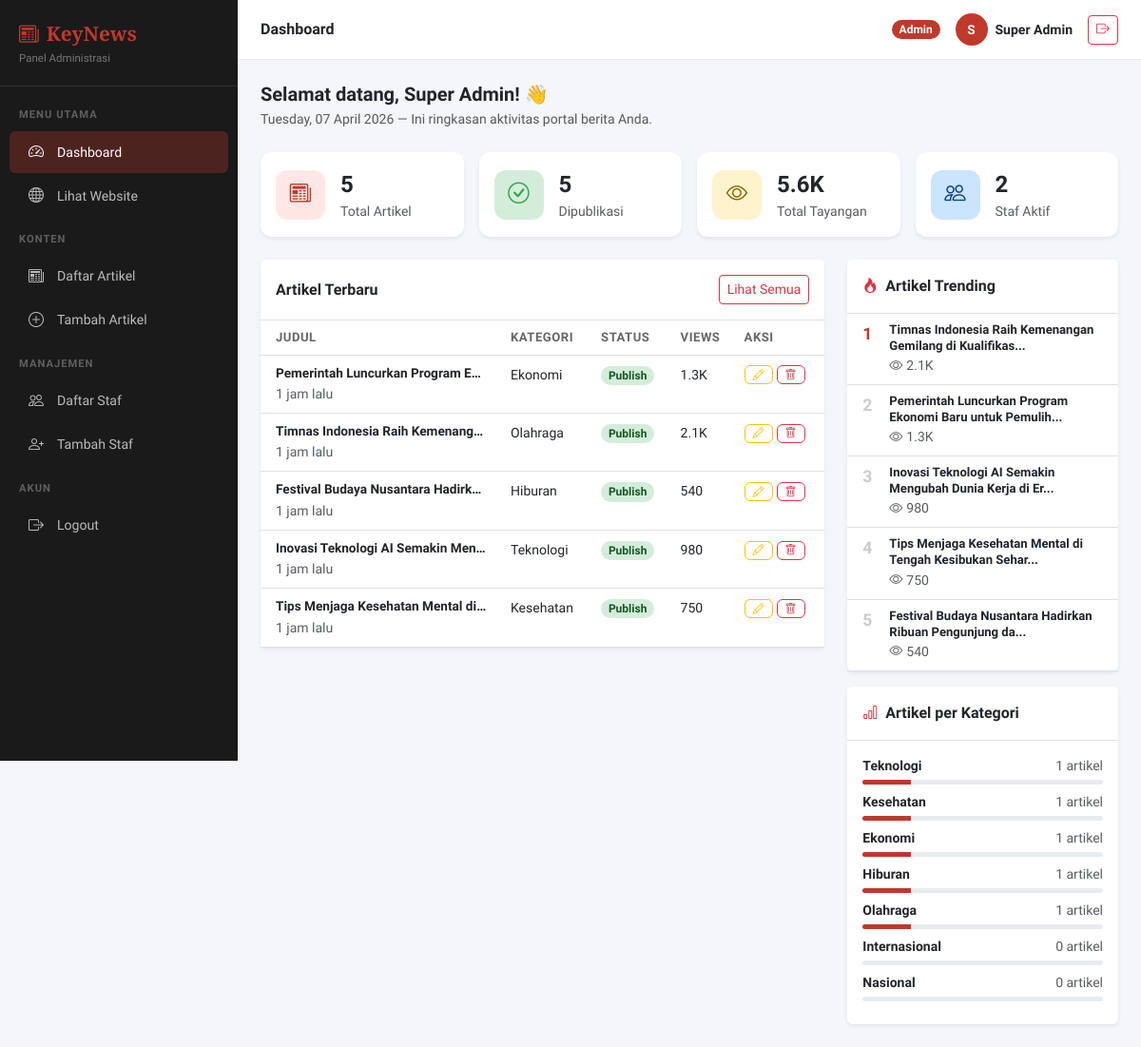
Page /admin/dashboard.php (signed in) on the committed database.
### tables this page shows
CREATE TABLE IF NOT EXISTS artikel (
    id INT AUTO_INCREMENT PRIMARY KEY,
    judul VARCHAR(255) NOT NULL,
    slug VARCHAR(255) NOT NULL UNIQUE,
    konten LONGTEXT NOT NULL,
    ringkasan TEXT,
    gambar VARCHAR(255) DEFAULT NULL,
    id_kategori INT NOT NULL,
    id_staf INT NOT NULL,
    status ENUM('draft','publish','arsip') DEFAULT 'draft',
    views INT DEFAULT 0,
    featured TINYINT(1) DEFAULT 0,
    created_at TIMESTAMP DEFAULT CURRENT_TIMESTAMP,
    updated_at TIMESTAMP DEFAULT CURRENT_TIMESTAMP ON UPDATE CURRENT_TIMESTAMP,
    FOREIGN KEY (id_kategori) REFERENCES kategori(id) ON DELETE CASCADE,
    FOREIGN KEY (id_staf) REFERENCES staf(id) ON DELETE CASCADE
);

CREATE TABLE IF NOT EXISTS kategori (
    id INT AUTO_INCREMENT PRIMARY KEY,
    nama VARCHAR(100) NOT NULL,
    slug VARCHAR(100) NOT NULL UNIQUE,
    created_at TIMESTAMP DEFAULT CURRENT_TIMESTAMP
);

### includes/koneksi.php (called while the page is built, shortened)
<?php
function timeAgo($datetime) {
    $time = strtotime($datetime);
    $diff = time() - $time;
    if ($diff < 86400) return floor($diff/3600) . ' jam lalu';
    return date('d M Y', $time);
}
function formatViews($n) {
    if ($n >= 1000) return round($n/1000, 1) . 'K';
    return $n;
}
function isAdmin() {
    return isset($_SESSION['staf_role']) && $_SESSION['staf_role'] === 'admin';
}
?>

### admin/dashboard.php (the view, shortened to what this page needs)
<?php
require_once '../includes/koneksi.php';
$total_artikel = $koneksi->query("SELECT COUNT(*) FROM artikel")->fetch_row()[0];
$total_publish = $koneksi->query("SELECT COUNT(*) FROM artikel WHERE status='publish'")->fetch_row()[0];
$total_staf = $koneksi->query("SELECT COUNT(*) FROM staf WHERE status='aktif'")->fetch_row()[0];
$total_views = $koneksi->query("SELECT SUM(views) FROM artikel WHERE status='publish'")->fetch_row()[0] ?? 0;
$artikel_terbaru = $koneksi->query("SELECT a.*, k.nama AS kat_nama, s.nama AS penulis
    FROM artikel a JOIN kategori k ON a.id_kategori=k.id JOIN staf s ON a.id_staf=s.id
    ORDER BY a.created_at DESC LIMIT 8");
$trending = $koneksi->query("SELECT a.judul, a.views, k.nama AS kat_nama FROM artikel a JOIN kategori k ON a.id_kategori=k.id WHERE a.status='publish' ORDER BY a.views DESC LIMIT 5");
$kat_stats = $koneksi->query("SELECT k.nama, COUNT(a.id) AS jumlah, COALESCE(SUM(a.views),0) AS total_views
    FROM kategori k LEFT JOIN artikel a ON k.id=a.id_kategori AND a.status='publish'
    GROUP BY k.id ORDER BY jumlah DESC");
?>
<!DOCTYPE html>
<html lang="id">
<head>
    <link href="https://cdn.jsdelivr.net/npm/bootstrap@5.3.0/dist/css/bootstrap.min.css" rel="stylesheet">
    <link href="https://cdn.jsdelivr.net/npm/bootstrap-icons@1.11.0/font/bootstrap-icons.css" rel="stylesheet">
</head>
<body>
<div class="sidebar" id="sidebar">
    <div class="sidebar-brand">
        <div class="logo"><i class="bi bi-newspaper me-2"></i><?= SITE_NAME ?></div>
        <div style="font-size:0.72rem;color:rgba(255,255,255,0.4);margin-top:2px;">Panel Administrasi</div>
    </div>
    <nav class="pt-2">
        <div class="sidebar-section">Menu Utama</div>
        <a class="nav-link active" href="dashboard.php"><i class="bi bi-speedometer2"></i>Dashboard</a>
        <a class="nav-link" href="../index.php" target="_blank"><i class="bi bi-globe"></i>Lihat Website</a>
        <div class="sidebar-section">Konten</div>
        <a class="nav-link" href="artikel_masuk.php"><i class="bi bi-newspaper"></i>Daftar Artikel</a>
        <a class="nav-link" href="tambah_artikel.php"><i class="bi bi-plus-circle"></i>Tambah Artikel</a>
        <?php if (isAdmin()): ?>
        <div class="sidebar-section">Manajemen</div>
        <a class="nav-link" href="staf.php"><i class="bi bi-people"></i>Daftar Staf</a>
        <a class="nav-link" href="tambah_staf.php"><i class="bi bi-person-plus"></i>Tambah Staf</a>
        <?php endif; ?>
        <div class="sidebar-section">Akun</div>
        <a class="nav-link" href="logout.php"><i class="bi bi-box-arrow-right"></i>Logout</a>
    </nav>
</div>
<div class="main-content">
    <div class="top-bar-admin">
        <div class="d-flex align-items-center gap-3">
            <h6 class="mb-0 fw-bold">Dashboard</h6>
        </div>
        <div class="d-flex align-items-center gap-3">
            <span class="badge rounded-pill" style="background:var(--merah);"><?= ucfirst($_SESSION['staf_role']) ?></span>
            <div class="d-flex align-items-center gap-2">
                <div style="width:34px;height:34px;border-radius:50%;background:var(--merah);display:flex;align-items:center;justify-content:center;color:#fff;font-weight:600;font-size:0.85rem;">
                    <?= strtoupper(substr($_SESSION['staf_nama'], 0, 1)) ?>
                </div>
                <span class="small fw-semibold"><?= htmlspecialchars($_SESSION['staf_nama']) ?></span>
            </div>
            <a href="logout.php" class="btn btn-sm btn-outline-danger"><i class="bi bi-box-arrow-right"></i></a>
        </div>
    </div>
    <div class="content-area">
        <h5 class="fw-bold mb-1">Selamat datang, <?= htmlspecialchars($_SESSION['staf_nama']) ?>! 👋</h5>
        <p class="text-muted small mb-4"><?= date('l, d F Y') ?> — Ini ringkasan aktivitas portal berita Anda.</p>
        <div class="row g-3 mb-4">
            <div class="col-6 col-md-3">
                <div class="card stat-card shadow-sm">
                    <div class="card-body d-flex align-items-center gap-3">
                        <div class="icon-box" style="background:#ffe8e6;color:#C0392B;"><i class="bi bi-newspaper"></i></div>
                        <div>
                            <div class="fw-bold fs-4"><?= number_format($total_artikel) ?></div>
                            <div class="text-muted small">Total Artikel</div>
                        </div>
                    </div>
                </div>
            </div>
            <div class="col-6 col-md-3">
                <div class="card stat-card shadow-sm">
                    <div class="card-body d-flex align-items-center gap-3">
                        <div class="icon-box" style="background:#d4edda;color:#28a745;"><i class="bi bi-check-circle"></i></div>
                        <div>
                            <div class="fw-bold fs-4"><?= number_format($total_publish) ?></div>
                            <div class="text-muted small">Dipublikasi</div>
                        </div>
                    </div>
                </div>
            </div>
            <div class="col-6 col-md-3">
                <div class="card stat-card shadow-sm">
                    <div class="card-body d-flex align-items-center gap-3">
                        <div class="icon-box" style="background:#fff3cd;color:#856404;"><i class="bi bi-eye"></i></div>
                        <div>
                            <div class="fw-bold fs-4"><?= formatViews($total_views) ?></div>
                            <div class="text-muted small">Total Tayangan</div>
                        </div>
                    </div>
                </div>
            </div>
            <div class="col-6 col-md-3">
                <div class="card stat-card shadow-sm">
                    <div class="card-body d-flex align-items-center gap-3">
                        <div class="icon-box" style="background:#cce5ff;color:#004085;"><i class="bi bi-people"></i></div>
                        <div>
                            <div class="fw-bold fs-4"><?= $total_staf ?></div>
                            <div class="text-muted small">Staf Aktif</div>
                        </div>
                    </div>
                </div>
            </div>
        </div>
        <div class="row g-4">
            <div class="col-lg-8">
                <div class="card border-0 shadow-sm">
                    <div class="card-header bg-white border-bottom d-flex justify-content-between align-items-center py-3">
                        <span class="fw-bold">Artikel Terbaru</span>
                        <a href="artikel_masuk.php" class="btn btn-sm btn-outline-danger">Lihat Semua</a>
                    </div>
                    <div class="card-body p-0">
                        <div class="table-responsive">
                            <table class="table table-hover mb-0">
                                <thead class="bg-light">
                                    <tr>
                                        <th class="px-3">Judul</th>
                                        <th>Kategori</th>
                                        <th>Status</th>
                                        <th>Views</th>
                                        <th>Aksi</th>
                                    </tr>
                                </thead>
                                <tbody>
                                    <?php while ($a = $artikel_terbaru->fetch_assoc()): ?>
                                    <tr>
                                        <td class="px-3" style="max-width:220px;">
                                            <div class="fw-semibold" style="font-size:0.85rem;white-space:nowrap;overflow:hidden;text-overflow:ellipsis;">
                                                <?= htmlspecialchars($a['judul']) ?>
                                            </div>
                                            <small class="text-muted"><?= timeAgo($a['created_at']) ?></small>
                                        </td>
                                        <td><small><?= htmlspecialchars($a['kat_nama']) ?></small></td>
                                        <td>
                                            <span class="badge rounded-pill badge-status-<?= $a['status'] ?>">
                                                <?= ucfirst($a['status']) ?>
                                            </span>
                                        </td>
                                        <td><small><?= formatViews($a['views']) ?></small></td>
                                        <td>
                                            <a href="edit_artikel.php?id=<?= $a['id'] ?>" class="btn btn-xs btn-outline-warning py-0 px-2" style="font-size:0.75rem;"><i class="bi bi-pencil"></i></a>
                                            <a href="hapus_artikel.php?id=<?= $a['id'] ?>" class="btn btn-xs btn-outline-danger py-0 px-2" style="font-size:0.75rem;" onclick="return confirm('Hapus artikel ini?')"><i class="bi bi-trash"></i></a>
                                        </td>
                                    </tr>
                                    <?php endwhile; ?>
                                </tbody>
                            </table>
                        </div>
                    </div>
                </div>
            </div>
            <div class="col-lg-4">
                <div class="card border-0 shadow-sm mb-3">
                    <div class="card-header bg-white border-bottom py-3 fw-bold"><i class="bi bi-fire text-danger me-2"></i>Artikel Trending</div>
                    <div class="card-body p-0">
                        <?php $rk=1; while ($tr = $trending->fetch_assoc()): ?>
                        <div class="d-flex align-items-start px-3 py-2 border-bottom">
                            <span class="fw-bold me-2 flex-shrink-0" style="color:<?=$rk==1?'#C0392B':'#ccc'?>;font-size:1.1rem;width:20px;"><?=$rk?></span>
                            <div>
                                <div style="font-size:0.82rem;font-weight:600;line-height:1.3;"><?= htmlspecialchars(mb_substr($tr['judul'],0,55)) ?>...</div>
                                <small class="text-muted"><i class="bi bi-eye me-1"></i><?= formatViews($tr['views']) ?></small>
                            </div>
                        </div>
                        <?php $rk++; endwhile; ?>
                    </div>
                </div>
                <div class="card border-0 shadow-sm">
                    <div class="card-header bg-white border-bottom py-3 fw-bold"><i class="bi bi-bar-chart me-2 text-danger"></i>Artikel per Kategori</div>
                    <div class="card-body p-3">
                        <?php while ($ks = $kat_stats->fetch_assoc()): ?>
                        <div class="mb-2">
                            <div class="d-flex justify-content-between mb-1">
                                <small class="fw-semibold"><?= htmlspecialchars($ks['nama']) ?></small>
                                <small class="text-muted"><?= $ks['jumlah'] ?> artikel</small>
                            </div>
                            <div class="progress" style="height:5px;">
                                <div class="progress-bar" style="width:<?= min(100, ($ks['jumlah']/$total_artikel)*100) ?>%;background:var(--merah);"></div>
                            </div>
                        </div>
                        <?php endwhile; ?>
                    </div>
                </div>
            </div>
        </div>
    </div>
</div>
</body>
</html>

### admin/dashboard.php (style rules this page uses)
:root { --merah: #C0392B; --merah-gelap: #96281B; }
body { font-family: 'Source Sans 3', sans-serif; background: #f4f6f9; }
.sidebar { width: 250px; min-height: 100vh; background: #1a1a1a; position: fixed; top: 0; left: 0; z-index: 100; transition: 0.3s; }
.sidebar-brand { padding: 20px; border-bottom: 1px solid rgba(255,255,255,0.1); }
.sidebar-brand .logo { font-family: 'Playfair Display',serif; font-size: 1.3rem; font-weight: 900; color: #C0392B; }
.sidebar .nav-link { color: rgba(255,255,255,0.7); padding: 10px 20px; border-radius: 6px; margin: 2px 10px; font-size: 0.88rem; transition: 0.2s; display: flex; align-items: center; gap: 10px; }
.sidebar .nav-link:hover, .sidebar .nav-link.active { color: #fff; background: rgba(192,57,43,0.3); }
.sidebar .nav-link i { font-size: 1rem; width: 20px; }
.sidebar-section { padding: 14px 20px 6px; font-size: 0.7rem; text-transform: uppercase; letter-spacing: 1px; color: rgba(255,255,255,0.3); font-weight: 600; }
.main-content { margin-left: 250px; min-height: 100vh; }
.top-bar-admin { background: #fff; padding: 14px 24px; border-bottom: 1px solid #e9ecef; display: flex; align-items: center; justify-content: space-between; }
.content-area { padding: 24px; }
.stat-card { border-radius: 12px; border: none; }
.stat-card .icon-box { width: 52px; height: 52px; border-radius: 12px; display: flex; align-items: center; justify-content: center; font-size: 1.4rem; }
.table th { font-size: 0.82rem; text-transform: uppercase; letter-spacing: 0.5px; color: #666; font-weight: 600; border-top: none; }
.badge-status-publish { background: #d4edda; color: #155724; }

### rows in the picture
artikel: judul "Pemerintah Luncurkan Program E…", created_at "1 jam lalu", id_kategori.nama "Ekonomi", status "Publish", views "1.3K", judul "Pemerintah Luncurkan Program Ekonomi Baru untuk Pemulih"
artikel: judul "Timnas Indonesia Raih Kemenang…", created_at "1 jam lalu", id_kategori.nama "Olahraga", status "Publish", views "2.1K", judul "Timnas Indonesia Raih Kemenangan Gemilang di Kualifikas"
artikel: judul "Festival Budaya Nusantara Hadirk…", created_at "1 jam lalu", id_kategori.nama "Hiburan", status "Publish", views "540", judul "Festival Budaya Nusantara Hadirkan Ribuan Pengunjung da"
artikel: judul "Inovasi Teknologi AI Semakin Men…", created_at "1 jam lalu", id_kategori.nama "Teknologi", status "Publish", views "980", judul "Inovasi Teknologi AI Semakin Mengubah Dunia Kerja di Er"
artikel: judul "Tips Menjaga Kesehatan Mental di…", created_at "1 jam lalu", id_kategori.nama "Kesehatan", status "Publish", views "750", judul "Tips Menjaga Kesehatan Mental di Tengah Kesibukan Sehar"

### other values in the picture
SITE_NAME "KeyNews"
$_SESSION['staf_role'] "Admin"
substr($_SESSION['staf_nama'], 0, 1) "S"
$_SESSION['staf_nama'] "Super Admin"
$total_artikel "5"
$total_publish "5"
formatViews($total_views) "5.6K"
$total_staf "2"
$ks['nama'] "Teknologi"
$ks['jumlah'] "1"
$ks['nama'] "Kesehatan"
$ks['nama'] "Ekonomi"
$ks['nama'] "Hiburan"
$ks['nama'] "Olahraga"
$ks['nama'] "Internasional"
